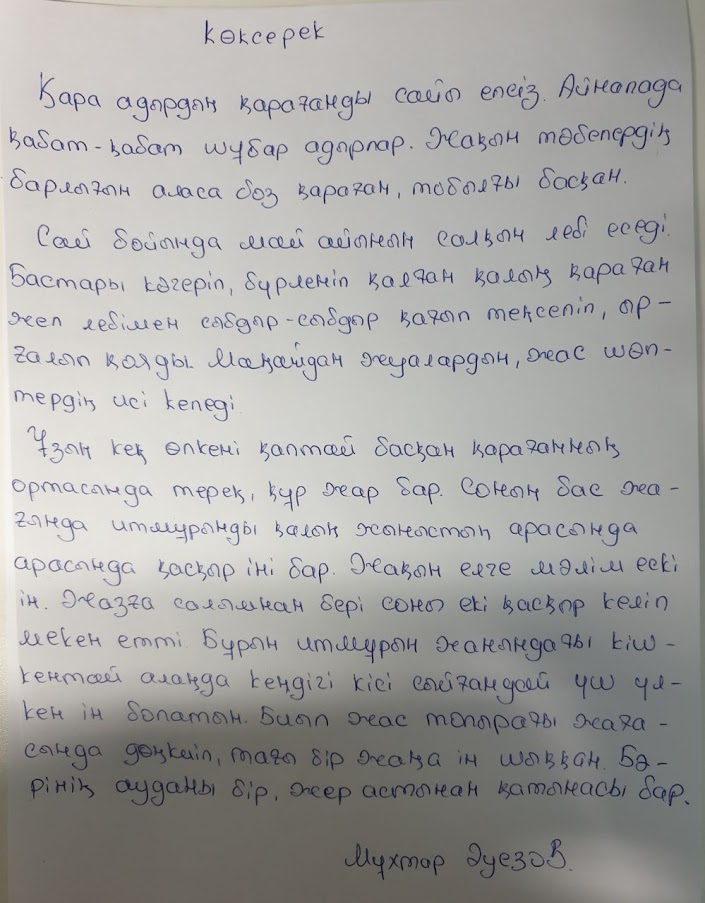
#> input picture lab3/images/kokserek.jpg, 705 x 903 px
$ python lab3_3.py
#> lines starting #> are read from the running program, lines starting #| are printed output that depends on the picture
import cv2
import numpy as np

img = cv2.imread('images/kokserek.jpg')
#> img is the input picture: shape (903, 705, 3); mean B, G, R 162.1, 163.7, 164.5
img_gray = cv2.cvtColor(img, cv2.COLOR_BGR2GRAY)
gaus = cv2.adaptiveThreshold(img_gray, 255, cv2.ADAPTIVE_THRESH_GAUSSIAN_C, cv2.THRESH_BINARY, 115, 6)
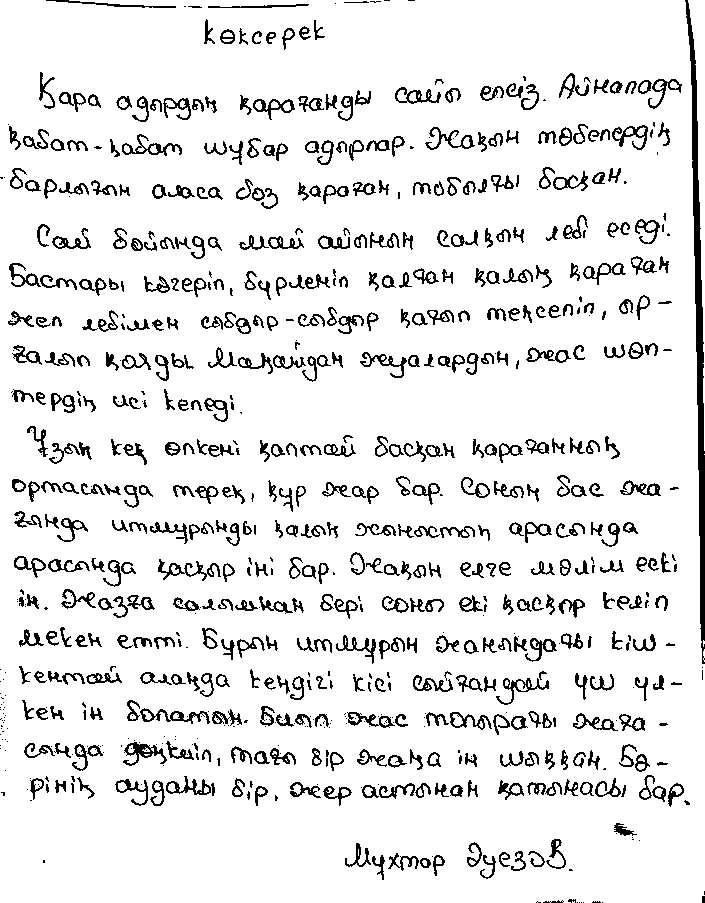
#> gaus: shape (903, 705); 90.4% white; black in thin lines or dots

cv2.imshow('original', img)
cv2.imshow('treshold', gaus)
cv2.waitKey(0)
cv2.destroyAllWindows()
